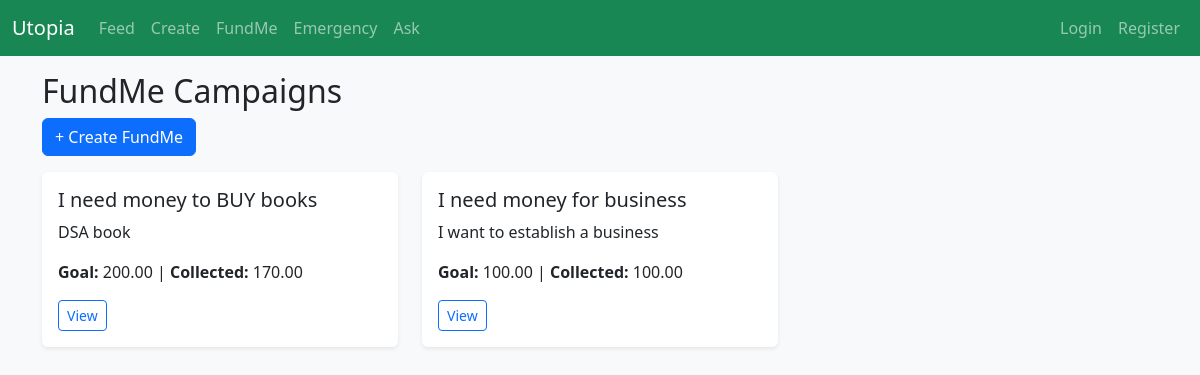
/funding/, run on the app's committed database.
### funding/models.py (models this page shows, shortened)
class FundMePost(models.Model):
    author = models.ForeignKey(User, on_delete=models.CASCADE, related_name="fundme_posts")
    title = models.CharField(max_length=255)
    description = models.TextField()
    goal_amount = models.DecimalField(max_digits=12, decimal_places=2)
    collected_amount = models.DecimalField(max_digits=12, decimal_places=2, default=0)
    image = models.ImageField(upload_to="funding_images/", blank=True, null=True)
    created_at = models.DateTimeField(default=timezone.now)
    is_active = models.BooleanField(default=True)

### funding/views.py (the view)
# urls.py: path("", views.fundme_list, name="fundme_list"),
def fundme_list(request):
    posts = FundMePost.objects.filter(is_active=True).order_by("-created_at")
    return render(request, "funding/fundme_list.html", {"posts": posts})

### templates/funding/fundme_list.html (shortened to what this page needs)
<!DOCTYPE html>
<html lang="en">
<head>
</head>
<body>
{% extends 'base.html' %}
{% block content %}
<h2>FundMe Campaigns</h2>
<a href="{% url 'funding:fundme_create' %}" class="btn btn-primary mb-3">+ Create FundMe</a>
<div class="row">
  {% for post in posts %}
  <div class="col-md-4 mb-3">
    <div class="card shadow-sm">
      <div class="card-body">
        <h5 class="card-title">{{ post.title }}</h5>
        <p class="card-text">{{ post.description|truncatechars:100 }}</p>
        <p><strong>Goal:</strong> {{ post.goal_amount }} | <strong>Collected:</strong> {{ post.collected_amount }}</p>
        <a href="{% url 'funding:fundme_detail' post.pk %}" class="btn btn-outline-primary btn-sm">View</a>
      </div>
    </div>
  </div>
  {% endfor %}
</div>
{% endblock %}

### templates/base.html (style rules this page uses)
body { background-color: #f8f9fa; }
.card { border: none; }

### data on the page
FundMePost: title "I need money to BUY books", description "DSA book", goal_amount "200.00", collected_amount "170.00"
FundMePost: title "I need money for business", description "I want to establish a business", goal_amount "100.00", collected_amount "100.00"
